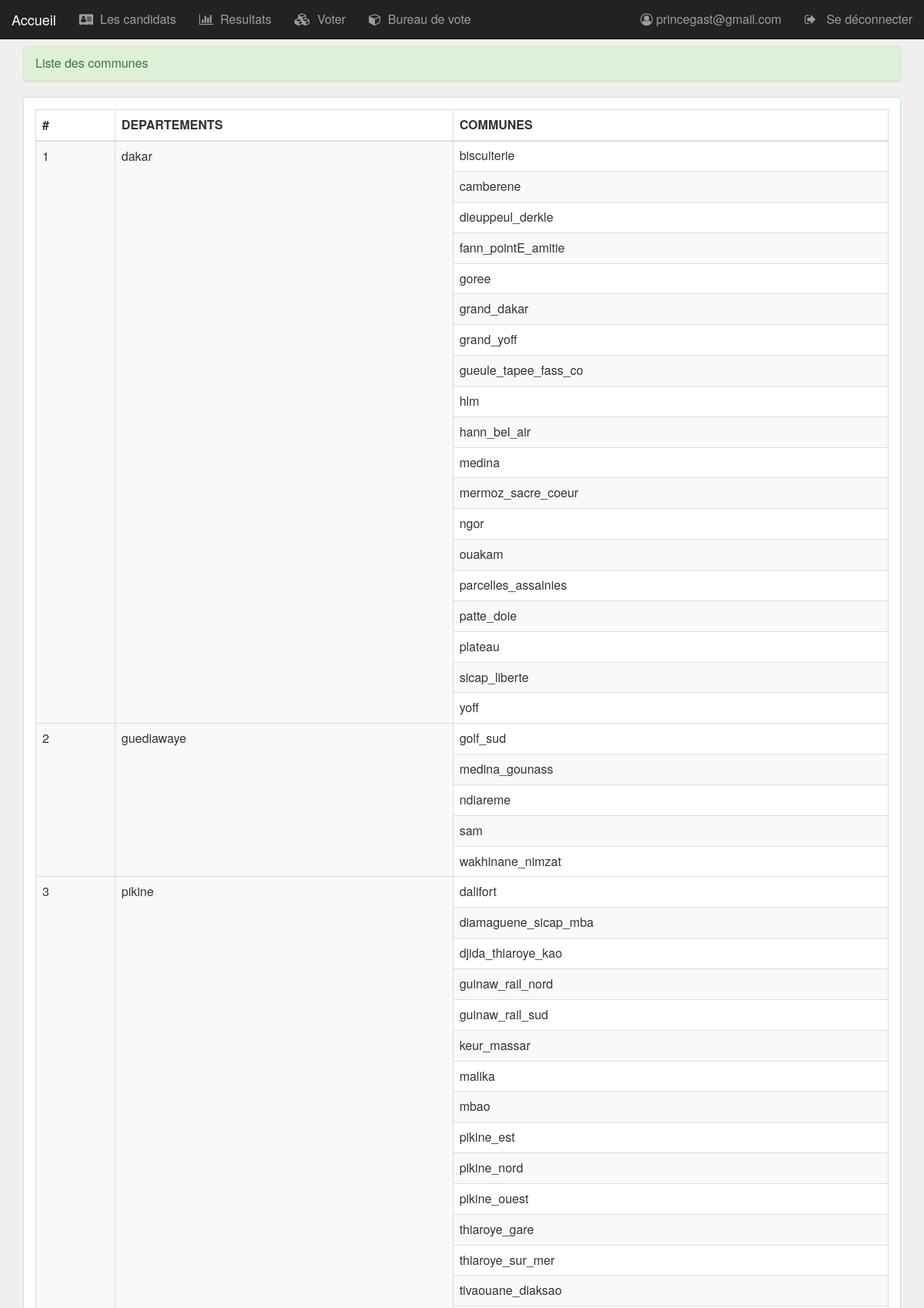
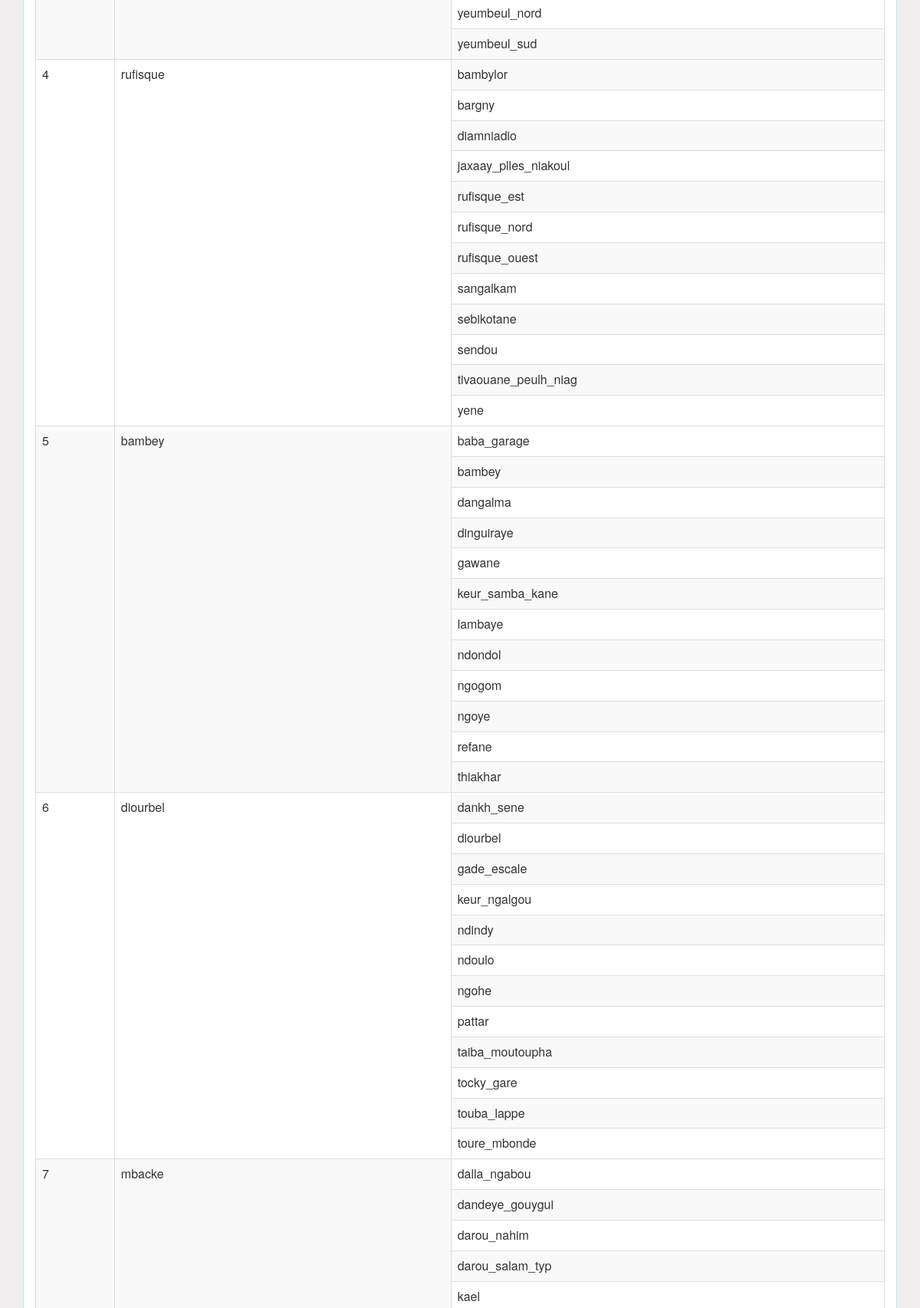
Page /pages/commune.php (signed in, upper part) on the committed database (2 pictures, top to bottom).
### tables this page shows
CREATE TABLE IF NOT EXISTS `departement` (
  `idDepartement` int(11) NOT NULL AUTO_INCREMENT,
  `nomD` varchar(20) NOT NULL,
  `idRegionF` int(11) DEFAULT NULL,
  PRIMARY KEY (`idDepartement`),
  KEY `idRegionF` (`idRegionF`)
);

### pages/commune.php (the view, shortened to what this page needs)
<?php
    require_once("../api/db_connect.php");
    $requete="select idDepartement,nomD,group_concat(nomC) as nom_commune,count(nomC) as nbCom from departement,commune where idDepartement=idDepartF group by idDepartement";
    $resultatC=mysqli_query($conn,$requete);
?>
<!DOCTYPE HTML>
<HTML>
    <head>
        <link rel="stylesheet" type="text/css" href="../css/bootstrap.css">
        <link rel="stylesheet" type="text/css" href="../css/font-awesome.min.css">
        <link rel="stylesheet" type="text/css" href="../css/monstyle.css">
    </head>
    <body>
        <?php include("menu.php"); ?>
        <div class="container">
            <div class="panel panel-success margetop60">
				<div class="panel-heading">Liste des communes</div>
			</div>
            <div class="panel panel-info">
                <div class="panel-body">
                    <table class="table table-bordered table-striped">
                        <thead>
                            <tr>
                                <th>#</th>
                                <th>DEPARTEMENTS</th>
                                <th>COMMUNES</th>
                            </tr>
                        </thead>
                        <tbody>
                            <?php while($depart=mysqli_fetch_assoc($resultatC)){ $de=explode(',', $depart['nom_commune']);?>
                                <tr>
                                    <td rowspan="<?php echo ($depart['nbCom'])+1 ?>"><?php echo $depart['idDepartement'] ?> </td>
                                    <td rowspan="<?php echo ($depart['nbCom'])+1 ?>"><?php echo $depart['nomD'] ?> </td>
                                    <?php
                                    foreach($de as $des){?>
                                        <tr><td class="child"><?php echo $des ?> </td></tr>
                                    <?php }
                                    ?>
                                </tr>
                            <?PHP } ?>
                        </tbody>
                    </table>
                </div>
            </div>
        </div>
    </body>
</HTML>

### css/monstyle.css (style rules this page uses)
.margetop60 { margin-top: 60px; }
body { background-color: rgb(240, 238, 238); font-size: 16px; }

### rows in the picture
departement: idDepartement "1", nomD "dakar", des "biscuiterie", des "camberene", des "dieuppeul_derkle", des "fann_pointE_amitie", des "goree", des "grand_dakar", des "grand_yoff", des "gueule_tapee_fass_co", des "hlm", des "hann_bel_air", des "medina", des "mermoz_sacre_coeur", des "ngor", des "ouakam", des "parcelles_assainies", des "patte_doie", des "plateau", des "sicap_liberte", des "yoff"
departement: idDepartement "2", nomD "guediawaye", des "golf_sud", des "medina_gounass", des "ndiareme", des "sam", des "wakhinane_nimzat"
departement: idDepartement "3", nomD "pikine", des "dalifort", des "diamaguene_sicap_mba", des "djida_thiaroye_kao", des "guinaw_rail_nord", des "guinaw_rail_sud", des "keur_massar", des "malika", des "mbao", des "pikine_est", des "pikine_nord", des "pikine_ouest", des "thiaroye_gare", des "thiaroye_sur_mer", des "tivaouane_diaksao", des "yeumbeul_nord", des "yeumbeul_sud"
departement: idDepartement "4", nomD "rufisque", des "bambylor", des "bargny", des "diamniadio", des "jaxaay_plles_niakoul", des "rufisque_est", des "rufisque_nord", des "rufisque_ouest", des "sangalkam", des "sebikotane", des "sendou", des "tivaouane_peulh_niag", des "yene"
departement: idDepartement "5", nomD "bambey", des "baba_garage", des "bambey", des "dangalma", des "dinguiraye", des "gawane", des "keur_samba_kane", des "lambaye", des "ndondol", des "ngogom", des "ngoye", des "refane", des "thiakhar"
departement: idDepartement "6", nomD "diourbel", des "dankh_sene", des "diourbel", des "gade_escale", des "keur_ngalgou", des "ndindy", des "ndoulo", des "ngohe", des "pattar", des "taiba_moutoupha", des "tocky_gare", des "touba_lappe", des "toure_mbonde"
departement: idDepartement "7", nomD "mbacke", des "dalla_ngabou", des "dandeye_gouygui", des "darou_nahim", des "darou_salam_typ", des "kael"

### other values in the picture
$_SESSION['user']['mail'] "princegast@gmail.com"
